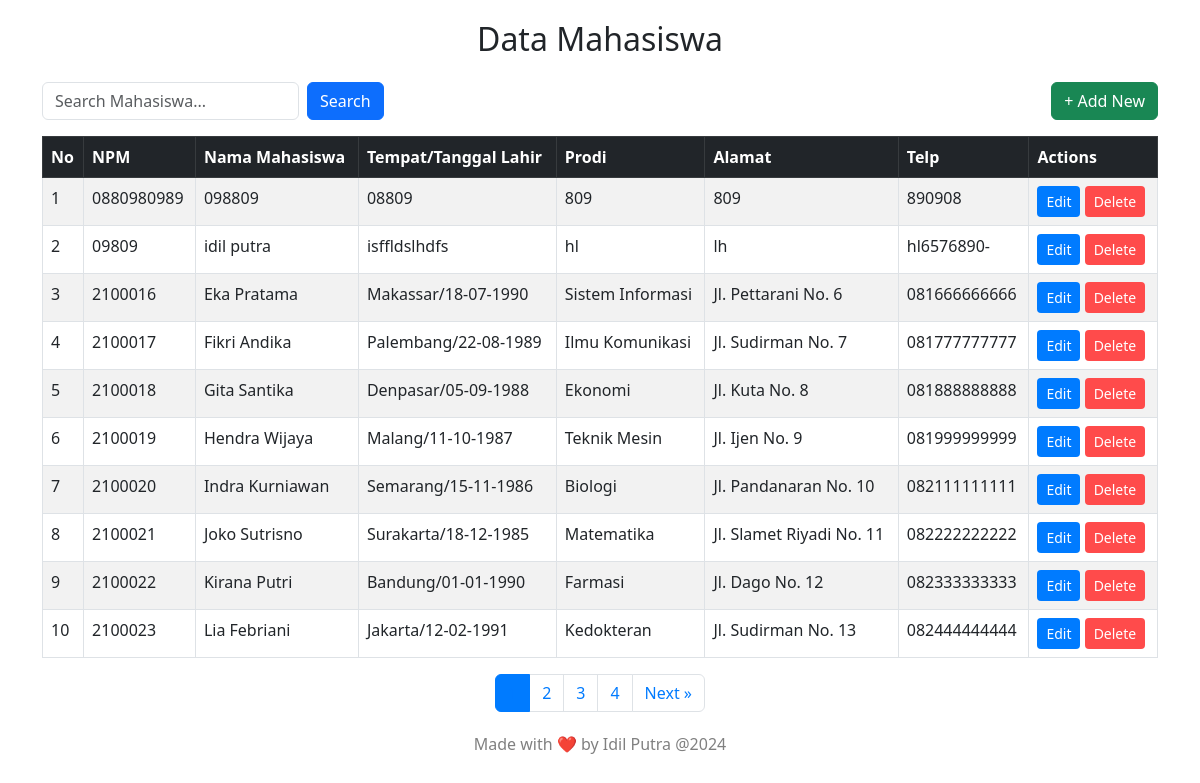
The app's page /uas-web/read.php with its own data.
### tables this page shows
CREATE TABLE `mahasiswa` (
  `NPM` varchar(10) NOT NULL,
  `Nama_Mahasiswa` varchar(30) DEFAULT NULL,
  `Tempat_Tanggal_Lahir` varchar(40) DEFAULT NULL,
  `Prodi` varchar(30) DEFAULT NULL,
  `Alamat` varchar(50) DEFAULT NULL,
  `Telp` varchar(13) DEFAULT NULL
);

### uas-web/read.php (the view, shortened to what this page needs)
<?php
include 'koneksi.php';
$results_per_page = 10;
$page = isset($_GET['page']) ? $_GET['page'] : 1;
$start_from = ($page - 1) * $results_per_page;
$search = isset($_GET['search']) ? $_GET['search'] : '';
$query = "SELECT * FROM mahasiswa WHERE Nama_Mahasiswa LIKE '%$search%' LIMIT $start_from, $results_per_page";
$result = mysqli_query($conn, $query);
$total_query = "SELECT COUNT(*) AS total FROM mahasiswa WHERE Nama_Mahasiswa LIKE '%$search%'";
$total_result = mysqli_query($conn, $total_query);
$total_row = mysqli_fetch_assoc($total_result);
$total_records = $total_row['total'];
$total_pages = ceil($total_records / $results_per_page);
?>
<!DOCTYPE html>
<html lang="en">
<head>
    <link href="https://cdn.jsdelivr.net/npm/bootstrap@5.3.0-alpha1/dist/css/bootstrap.min.css" rel="stylesheet">
</head>
<body>
<div class="container">
    <h2 class="text-center mb-4">Data Mahasiswa</h2>
    <div class="d-flex justify-content-between mb-3">
        <form class="d-flex" method="GET">
            <input class="form-control me-2" type="text" name="search" placeholder="Search Mahasiswa..." value="<?= $search ?>">
            <button class="btn btn-primary" type="submit">Search</button>
        </form>
        <a href="create.php" class="btn btn-success">+ Add New</a>
    </div>
    <table class="table table-bordered table-striped">
        <thead class="table-dark">
            <tr>
                <th>No</th>
                <th>NPM</th>
                <th>Nama Mahasiswa</th>
                <th>Tempat/Tanggal Lahir</th>
                <th>Prodi</th>
                <th>Alamat</th>
                <th>Telp</th>
                <th>Actions</th>
            </tr>
        </thead>
        <tbody>
            <?php
            $no = $start_from + 1;
            while ($row = mysqli_fetch_assoc($result)) {
                echo "<tr>
                    <td>{$no}</td>
                    <td>{$row['NPM']}</td>
                    <td>{$row['Nama_Mahasiswa']}</td>
                    <td>{$row['Tempat_Tanggal_Lahir']}</td>
                    <td>{$row['Prodi']}</td>
                    <td>{$row['Alamat']}</td>
                    <td>{$row['Telp']}</td>
                    <td>
                        <a href='update.php?npm={$row['NPM']}' class='btn btn-sm btn-edit'>Edit</a>
                        <a href='delete.php?npm={$row['NPM']}' class='btn btn-sm btn-delete' onclick='return confirm(\"Yakin ingin menghapus?\")'>Delete</a>
                    </td>
                </tr>";
                $no++;
            }
            ?>
        </tbody>
    </table>
    <nav aria-label="Page navigation">
        <ul class="pagination">
            <?php
            $pagination_range = 10;
            $start_page = max(1, $page - floor($pagination_range / 2));
            $end_page = min($total_pages, $start_page + $pagination_range - 1);
            for ($i = $start_page; $i <= $end_page; $i++) {
                echo "<li class='page-item " . ($i == $page ? 'active' : '') . "'><a class='page-link' href='?search=$search&page=$i'>$i</a></li>";
            }
            if ($page < $total_pages) {
                echo "<li class='page-item'><a class='page-link' href='?search=$search&page=" . ($page + 1) . "'>Next &raquo;</a></li>";
            }
            ?>
        </ul>
    </nav>
    <div class="footer">
        <p>Made with ❤️ by Idil Putra @2024</p>
    </div>
</div>
</body>
</html>

### uas-web/read.php (style rules this page uses)
body { margin: 20px; }
.footer { margin-top: 20px; text-align: center; color: gray; }
.btn-edit { background-color: #007BFF; color: white; }
.btn-delete { background-color: #FF4B4B; color: white; }
.pagination { justify-content: center; }
.pagination .page-item.active .page-link { background-color: #007BFF; border-color: #007BFF; }
.pagination .page-item .page-link { color: #007BFF; }

### records on screen
mahasiswa: NPM "0880980989", Nama_Mahasiswa "098809", Tempat_Tanggal_Lahir "08809", Prodi "809", Alamat "809", Telp "890908"
mahasiswa: NPM "09809", Nama_Mahasiswa "idil putra", Tempat_Tanggal_Lahir "isffldslhdfs", Prodi "hl", Alamat "lh", Telp "hl6576890-"
mahasiswa: NPM "2100016", Nama_Mahasiswa "Eka Pratama", Tempat_Tanggal_Lahir "Makassar/18-07-1990", Prodi "Sistem Informasi", Alamat "Jl. Pettarani No. 6", Telp "081666666666"
mahasiswa: NPM "2100017", Nama_Mahasiswa "Fikri Andika", Tempat_Tanggal_Lahir "Palembang/22-08-1989", Prodi "Ilmu Komunikasi", Alamat "Jl. Sudirman No. 7", Telp "081777777777"
mahasiswa: NPM "2100018", Nama_Mahasiswa "Gita Santika", Tempat_Tanggal_Lahir "Denpasar/05-09-1988", Prodi "Ekonomi", Alamat "Jl. Kuta No. 8", Telp "081888888888"
mahasiswa: NPM "2100019", Nama_Mahasiswa "Hendra Wijaya", Tempat_Tanggal_Lahir "Malang/11-10-1987", Prodi "Teknik Mesin", Alamat "Jl. Ijen No. 9", Telp "081999999999"
mahasiswa: NPM "2100020", Nama_Mahasiswa "Indra Kurniawan", Tempat_Tanggal_Lahir "Semarang/15-11-1986", Prodi "Biologi", Alamat "Jl. Pandanaran No. 10", Telp "082111111111"
mahasiswa: NPM "2100021", Nama_Mahasiswa "Joko Sutrisno", Tempat_Tanggal_Lahir "Surakarta/18-12-1985", Prodi "Matematika", Alamat "Jl. Slamet Riyadi No. 11", Telp "082222222222"
mahasiswa: NPM "2100022", Nama_Mahasiswa "Kirana Putri", Tempat_Tanggal_Lahir "Bandung/01-01-1990", Prodi "Farmasi", Alamat "Jl. Dago No. 12", Telp "082333333333"
mahasiswa: NPM "2100023", Nama_Mahasiswa "Lia Febriani", Tempat_Tanggal_Lahir "Jakarta/12-02-1991", Prodi "Kedokteran", Alamat "Jl. Sudirman No. 13", Telp "082444444444"
